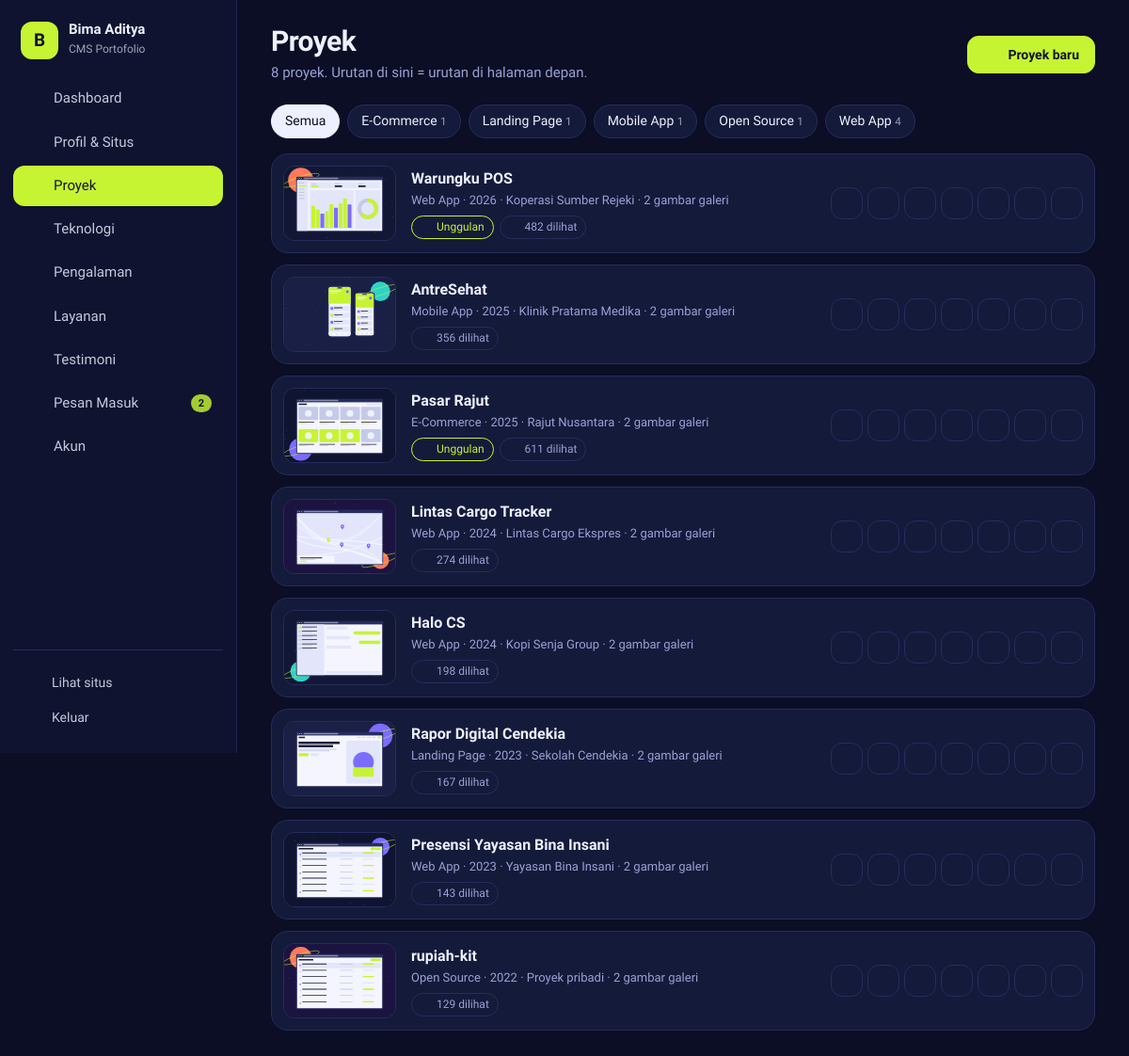
Page /index.php?page=kelola-proyek (signed in) on the committed database.
### tables this page shows
CREATE TABLE proyek (
  id INT AUTO_INCREMENT PRIMARY KEY,
  judul VARCHAR(150) NOT NULL,
  slug VARCHAR(90) NOT NULL UNIQUE,
  kategori VARCHAR(50) NOT NULL,
  ringkasan VARCHAR(255) NOT NULL DEFAULT '',
  isi TEXT NOT NULL,
  cover VARCHAR(255) NOT NULL DEFAULT '',
  klien VARCHAR(100) NOT NULL DEFAULT '',
  peran VARCHAR(100) NOT NULL DEFAULT '',
  tahun SMALLINT UNSIGNED NOT NULL,
  durasi VARCHAR(40) NOT NULL DEFAULT '',
  link_demo VARCHAR(255) NOT NULL DEFAULT '',
  link_repo VARCHAR(255) NOT NULL DEFAULT '',
  unggulan TINYINT(1) NOT NULL DEFAULT 0,
  tampil TINYINT(1) NOT NULL DEFAULT 1,
  urutan INT NOT NULL DEFAULT 0,
  dilihat INT UNSIGNED NOT NULL DEFAULT 0,
  created_at DATETIME NOT NULL DEFAULT CURRENT_TIMESTAMP,
  updated_at DATETIME NOT NULL DEFAULT CURRENT_TIMESTAMP ON UPDATE CURRENT_TIMESTAMP,
  INDEX (tampil, urutan)
);

### index.php (called while the page is built, shortened)
<?php
require __DIR__ . '/includes/bootstrap.php';
$admin = [
    'login'         => 'pages/admin/login.php',
    'logout'        => 'pages/admin/logout.php',
    'dashboard'     => 'pages/admin/dashboard.php',
    'profil'        => 'pages/admin/profil.php',
    'kelola-proyek' => 'pages/admin/proyek.php',
    'proyek-form'   => 'pages/admin/proyek-form.php',
    'teknologi'     => 'pages/admin/teknologi.php',
    'pengalaman'    => 'pages/admin/pengalaman.php',
    'layanan'       => 'pages/admin/layanan.php',
    'testimoni'     => 'pages/admin/testimoni.php',
    'pesan'         => 'pages/admin/pesan.php',
    'akun'          => 'pages/admin/akun.php',
];
$page = (string) ($_GET['page'] ?? 'beranda');
require __DIR__ . '/' . $admin[$page];

### pages/admin/proyek.php (the view, shortened to what this page needs)
<?php
$kat = (string) ($_GET['kat'] ?? '');
$kategori = q('SELECT kategori, COUNT(*) n FROM proyek GROUP BY kategori ORDER BY kategori')->fetchAll(PDO::FETCH_KEY_PAIR);
$list = q('SELECT p.*, (SELECT COUNT(*) FROM proyek_gambar g WHERE g.proyek_id = p.id) galeri FROM proyek p' . ($kat !== '' ? ' WHERE kategori = ?' : '') . ' ORDER BY urutan, id', $kat !== '' ? [$kat] : [])->fetchAll();
$title = 'Proyek';
$sub = count($list) . ' proyek. Urutan di sini = urutan di halaman depan.';
$actions = '<a class="btn btn-main" href="' . url('proyek-form') . '">' . icon('plus', 18) . ' Proyek baru</a>';
require ROOT . '/includes/admin_header.php';
?>
<div class="chips">
    <a href="<?= url('kelola-proyek') ?>" class="chip <?= $kat === '' ? 'on' : '' ?>">Semua</a>
    <?php foreach ($kategori as $k => $n): ?><a href="<?= url('kelola-proyek', ['kat' => $k]) ?>" class="chip <?= $kat === $k ? 'on' : '' ?>"><?= e($k) ?> <small><?= $n ?></small></a><?php endforeach; ?>
</div>
<div class="proj-list">
    <?php foreach ($list as $i => $p): ?>
        <article class="proj-row <?= $p['tampil'] ? '' : 'hidden-row' ?>">
            <img src="<?= e(gambar($p['cover'])) ?>" alt="" class="proj-thumb">
            <div class="grow">
                <b><?= e($p['judul']) ?></b>
                <small><?= e($p['kategori']) ?> · <?= $p['tahun'] ?> · <?= e($p['klien'] ?: 'Proyek pribadi') ?> · <?= $p['galeri'] ?> gambar galeri</small>
                <div class="tags">
                    <?php if ($p['unggulan']): ?><span class="pill pill-acc"><?= icon('star', 13) ?> Unggulan</span><?php endif; ?>
                    <span class="pill"><?= icon('eye', 13) ?> <?= $p['dilihat'] ?> dilihat</span>
                </div>
            </div>
            <div class="row-acts">
                <?php foreach ([['naik', 'arrow-up', 'Naikkan'], ['turun', 'arrow-down', 'Turunkan'], ['unggulan', 'star', 'Tandai unggulan'], ['tampil', $p['tampil'] ? 'eye' : 'eye-off', 'Tampil / sembunyikan']] as [$a, $ic, $t]): ?>
                    <form method="post"><?= csrf_field() ?><input type="hidden" name="id" value="<?= $p['id'] ?>"><button class="icon-btn" name="aksi" value="<?= $a ?>" title="<?= $t ?>"><?= icon($ic, 17) ?></button></form>
                <?php endforeach; ?>
                <a class="icon-btn" href="index.php?page=proyek&amp;slug=<?= e($p['slug']) ?>" target="_blank" title="Lihat"><?= icon('external-link', 17) ?></a>
                <a class="icon-btn" href="<?= url('proyek-form', ['id' => $p['id']]) ?>" title="Ubah"><?= icon('pencil', 17) ?></a>
                <form method="post" onsubmit="return confirm('Hapus proyek ini beserta semua gambarnya?')"><?= csrf_field() ?><input type="hidden" name="id" value="<?= $p['id'] ?>"><button class="icon-btn danger" name="aksi" value="hapus" title="Hapus"><?= icon('trash-2', 17) ?></button></form>
            </div>
        </article>
    <?php endforeach; ?>
</div>
<?php require ROOT . '/includes/admin_footer.php';

### includes/bootstrap.php (shortened to what this page needs)
<?php
function db(): PDO
{
    static $pdo = null;
    if ($pdo === null) {
        $c = require ROOT . '/config/database.php';
        $pdo = new PDO("mysql:host={$c['host']};port={$c['port']};dbname={$c['database']};charset=utf8mb4", $c['username'], $c['password'], [
            PDO::ATTR_ERRMODE => PDO::ERRMODE_EXCEPTION,
            PDO::ATTR_DEFAULT_FETCH_MODE => PDO::FETCH_ASSOC,
            PDO::ATTR_EMULATE_PREPARES => false,
        ]);
        $pdo->exec("SET time_zone = '+07:00'");
    }
    return $pdo;
}
function q(string $sql, array $params = []): PDOStatement
{
    $st = db()->prepare($sql);
    $st->execute($params);
    return $st;
}
function e($v): string { return htmlspecialchars((string) $v, ENT_QUOTES, 'UTF-8'); }
function url(string $page, array $p = []): string { return 'index.php?' . http_build_query(['page' => $page] + $p); }
function setting(?string $k = null, string $default = '')
{
    static $s = null;
    if ($s === null) $s = q('SELECT kunci, nilai FROM pengaturan')->fetchAll(PDO::FETCH_KEY_PAIR);
    return (string) ($s[$k] ?? $default);
}
function gambar(?string $f, string $cadangan = 'assets/img/kosong.svg'): string
{
    return str_starts_with($f, 'assets/img/') ? $f : UPLOAD_URL . $f;
}
function icon(string $name, int $size = 18, string $cls = 'ic'): string
{
    static $ic = null;
    $ic ??= require __DIR__ . '/icons.php';
    return '<svg class="' . $cls . '" width="' . $size . '" height="' . $size . '" viewBox="0 0 24 24" fill="none" stroke="currentColor" stroke-width="1.8" stroke-linecap="round" stroke-linejoin="round" aria-hidden="true">' . ($ic[$name] ?? '') . '</svg>';
}

### includes/admin_header.php (shortened to what this page needs)
<?php
$navPesan = (int) q('SELECT COUNT(*) FROM pesan WHERE dibaca = 0')->fetchColumn();
$navMenu = [
    ['dashboard', 'Dashboard', 'layout-dashboard', 0],
    ['profil', 'Profil & Situs', 'user', 0],
    ['kelola-proyek', 'Proyek', 'folder-kanban', 0],
    ['teknologi', 'Teknologi', 'cpu', 0],
    ['pengalaman', 'Pengalaman', 'briefcase', 0],
    ['layanan', 'Layanan', 'layers', 0],
    ['testimoni', 'Testimoni', 'quote', 0],
    ['pesan', 'Pesan Masuk', 'inbox', $navPesan],
    ['akun', 'Akun', 'key-round', 0],
];
$navCur = $navAktif ?? ($_GET['page'] ?? 'dashboard');
?>
<!DOCTYPE html>
<html lang="id">
<head>
    <title><?= e($title ?? 'Dashboard') ?> · CMS <?= e(setting('nama')) ?></title>
    <link rel="stylesheet" href="assets/css/admin.css">
</head>
<body class="adm">
<div class="adm-layout">
    <aside class="adm-side" id="side">
        <a class="adm-brand" href="<?= url('dashboard') ?>"><span class="mark"><?= e(mb_strtoupper(mb_substr(setting('nama', 'P'), 0, 1))) ?></span><span><b><?= e(setting('nama')) ?></b><small>CMS Portofolio</small></span></a>
        <nav>
            <?php foreach ($navMenu as [$k, $l, $ic, $n]): ?>
                <a href="<?= url($k) ?>" class="<?= $navCur === $k ? 'on' : '' ?>"><?= icon($ic, 19) ?><span><?= $l ?></span><?php if ($n): ?><em class="badge"><?= $n ?></em><?php endif; ?></a>
            <?php endforeach; ?>
        </nav>
        <div class="adm-side-foot">
            <a href="index.php" target="_blank"><?= icon('external-link', 17) ?> Lihat situs</a>
            <a href="<?= url('logout') ?>"><?= icon('log-out', 17) ?> Keluar</a>
        </div>
    </aside>
    <main class="adm-main">
        <header class="adm-top">
            <div class="adm-title"><h1><?= e($title ?? 'Dashboard') ?></h1><?php if (!empty($sub)): ?><p><?= $sub ?></p><?php endif; ?></div>
            <div class="adm-acts"><?= $actions ?? '' ?></div>
        </header>
        <div class="adm-body">

### includes/admin_footer.php (shortened to what this page needs)
        </div>
    </main>
</div>
</body>
</html>

### rows in the picture
proyek: tampil "1", cover (picture), judul "Lintas Cargo Tracker", kategori "Web App", tahun "2024", klien "Lintas Cargo Ekspres", galeri "2", $size 13 (drawn), dilihat "274", $size 17 (drawn)
proyek: cover (picture), judul "Warungku POS", kategori "Web App", tahun "2026", klien "Koperasi Sumber Rejeki", galeri "2", $size 13 (drawn), dilihat "482", $size 17 (drawn)
proyek: cover (picture), judul "AntreSehat", kategori "Mobile App", tahun "2025", klien "Klinik Pratama Medika", galeri "2", $size 13 (drawn), dilihat "356", $size 17 (drawn)
proyek: cover (picture), judul "Pasar Rajut", kategori "E-Commerce", tahun "2025", klien "Rajut Nusantara", galeri "2", $size 13 (drawn), dilihat "611", $size 17 (drawn)
proyek: cover (picture), judul "Halo CS", kategori "Web App", tahun "2024", klien "Kopi Senja Group", galeri "2", $size 13 (drawn), dilihat "198", $size 17 (drawn)
proyek: cover (picture), judul "Rapor Digital Cendekia", kategori "Landing Page", tahun "2023", klien "Sekolah Cendekia", galeri "2", $size 13 (drawn), dilihat "167", $size 17 (drawn)
proyek: cover (picture), judul "Presensi Yayasan Bina Insani", kategori "Web App", tahun "2023", klien "Yayasan Bina Insani", galeri "2", $size 13 (drawn), dilihat "143", $size 17 (drawn)
proyek: cover (picture), judul "rupiah-kit", kategori "Open Source", tahun "2022", klien "Proyek pribadi", galeri "2", $size 13 (drawn), dilihat "129", $size 17 (drawn)

### other values in the picture
mb_strtoupper(mb_substr(setting('nama', 'P'), 0, 1)) "B"
setting('nama') "Bima Aditya"
$l "Dashboard"
$l "Profil & Situs"
$l "Proyek"
$l "Teknologi"
$l "Pengalaman"
$l "Layanan"
$l "Testimoni"
$l "Pesan Masuk"
$n "2"
$l "Akun"
$title "Proyek"
$sub "8 proyek. Urutan di sini = urutan di halaman depan."
$k "E-Commerce"
